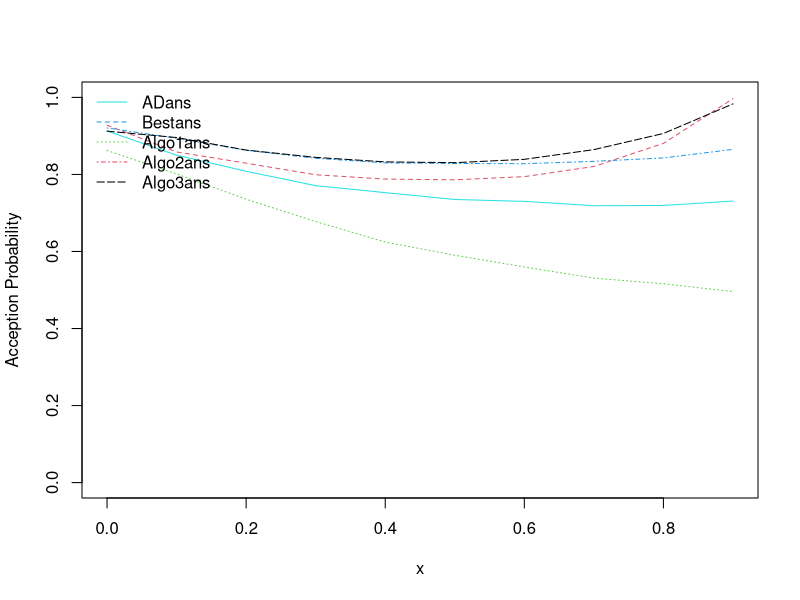

R code for this plot:
alg1=function(n,alpha)
{
algo1=vector(length=n)
i=1;count=0
while(i<=n)
{
a=runif(2)
count=count+1
X=-2*log(1-(a[1]^(1/alpha)))
if (X!=0){
if (a[2]<=((X^(alpha-1))*(exp(-X/2)))/
((2*(1-exp(-1*X/2)))^(alpha-1)))
{
algo1[i]=X
i=i+1
}}
}
integrand=function(x){x^(alpha)*exp(-1*x)}
c=integrate(integrand,lower=0,upper=Inf)$value
return (n/count)
}
alg2=function(n,alpha)
{
algo2=vector(length=n)
i=1;count=0
b=((1-exp(-0.5))^(alpha))+((alpha)*exp(-1))/2^(alpha)
#print(b)
a=((1-exp(-0.5))^(alpha))/b
while(i<=n)
{
arr=runif(2)
count=count+1
if (arr[1]<=a) 
{
X=-2*log(1-(arr[1]*b)^(1/alpha))
}
else 
{
X=-1*log(((2^(alpha))/(alpha))*b*(1-arr[1]))
}
if (X<=1 && X!=0 && (arr[2]<=((X^(alpha-1))*
(exp(-X/2)))/((2*(1-exp(-1*X/2)))^(alpha-1))))
{
algo2[i]=X
i=i+1
}
if (X>1 && arr[2]<=(X^(alpha-1)))
{
algo2[i]=X
i=i+1
}
}
integrand=function(x){x^(alpha)*exp(-1*x)}
c=integrate(integrand,lower=0,upper=Inf)$value
return (n/count)
}
alg3=function(n,alpha)
{
algo3=vector(length=n)
i=1;count=0
d=1.0334-0.0766*exp(2.2942*(alpha))
b=alpha*(d^(alpha-1))*exp(-1*d)
a=(2*(1-exp(-0.5*d)))^(alpha)
c=a+b
while(i<=n)
{
arr=runif(2)
count=count+1
if (arr[1]<=a/c) 
{
X=-2*log(1-((c*arr[1])^(1/alpha))/2)
}
else 
{
X=-log((c*(1-arr[1]))/(alpha*(d^(alpha-1))))
}
if (X<=d && X!=0 && (arr[2]<=((X^(alpha-1))*
(exp(-X/2)))/((2*(1-exp(-1*X/2)))^(alpha-1))))
{
algo3[i]=X
i=i+1
}
if (X>d && arr[2]<(d/X)^(1-alpha))
{
algo3[i]=X
i=i+1
}
}
integrand=function(x){x^(alpha)*exp(-1*x)}
d=integrate(integrand,lower=0,upper=Inf)$value
return (n/count)
}
AD=function(n,alpha)
{
AD=vector(length=n)
i=1;count=0
e=exp(1)
#print(e/(e+alpha))
k=(e+alpha)/(e*alpha)
#print(k)
while(i<=n)
{
arr=runif(2)
count=count+1
if (arr[1]<=e/(e+alpha)) 
{
X=((arr[1]*(e+alpha))/e)^(1/alpha)
}
else 
{
X=-log(k*(1-arr[1]))
}
#cat(arr[1],arr[2],X,"\n")
if (X<=1 && X!=0 && arr[2]<=exp(-X))
{
AD[i]=X
i=i+1
}
if (X>1 && arr[2]<=X^(alpha-1))
{
AD[i]=X
i=i+1
}
}
integrand=function(x){x^(alpha)*exp(-1*x)}
c=integrate(integrand,lower=0,upper=Inf)$value
return (n/count)
}
Best=function(n,alpha)
{
best=vector(length=n)
i=1;count=0
d=0.07+0.75*((1-alpha)^(0.5))
b=1+exp(-1*d)*alpha/d
while(i<=n)
{
arr=runif(2)
count=count+1
if (arr[1]<=1/b) 
{
X=((b*arr[1])^(1/alpha))*d
}
else 
{
X=-log(exp(-1*d)+(d-b*d*arr[1])/(alpha))
}
if (X<=d && X!=0 && arr[2]<=exp(-X))
{
best[i]=X
i=i+1
}
if (X>d && arr[2]<=(X/d)^(alpha-1))
{
best[i]=X
i=i+1
}
}
integrand=function(x){x^(alpha)*exp(-1*x)}
c=integrate(integrand,lower=0,upper=Inf)$value
return (n/count)
}
v=10
ADans=vector(length=v)
Bestans=vector(length=v)
Algo1ans=vector(length=v)
Algo2ans=vector(length=v)
Algo3ans=vector(length=v)
i=1
while(i<=v)
{

n=10000;alpha=0.1*i
ADans[i]=AD(n,alpha)
Bestans[i]=Best(n,alpha)
Algo1ans[i]=alg1(n,alpha)
Algo2ans[i]=alg2(n,alpha)
Algo3ans[i]=alg3(n,alpha)
i=i+1
}
x=seq(0,0.999,0.1)
png("Main.png")
plot(x,ADans,type="l",ylab="Acception Probability",
ylim=c(0,1),col=5)
lines(x,Bestans,col=2,type="l",lty=2)
lines(x,Algo1ans,col=3,type="l",lty=3)
lines(x,Algo2ans,col=4,type="l",lty=4)
lines(x,Algo3ans,col=1,type="l",lty=5)
legend('topleft',legend=c("ADans","Bestans","Algo1ans",
"Algo2ans","Algo3ans"),lty=1:2:3:4:5,col=5:2:3:4:1,
bty='n')
dev.off()
